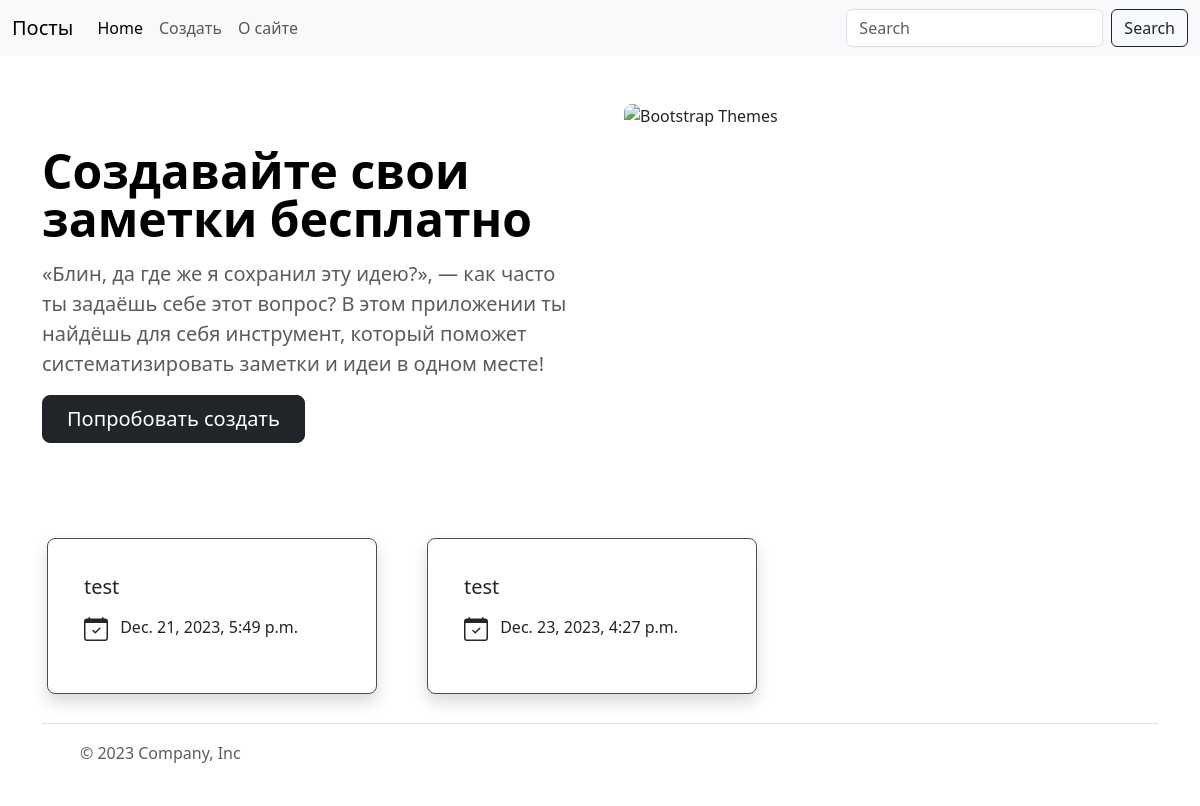
Before: / with the older database file.
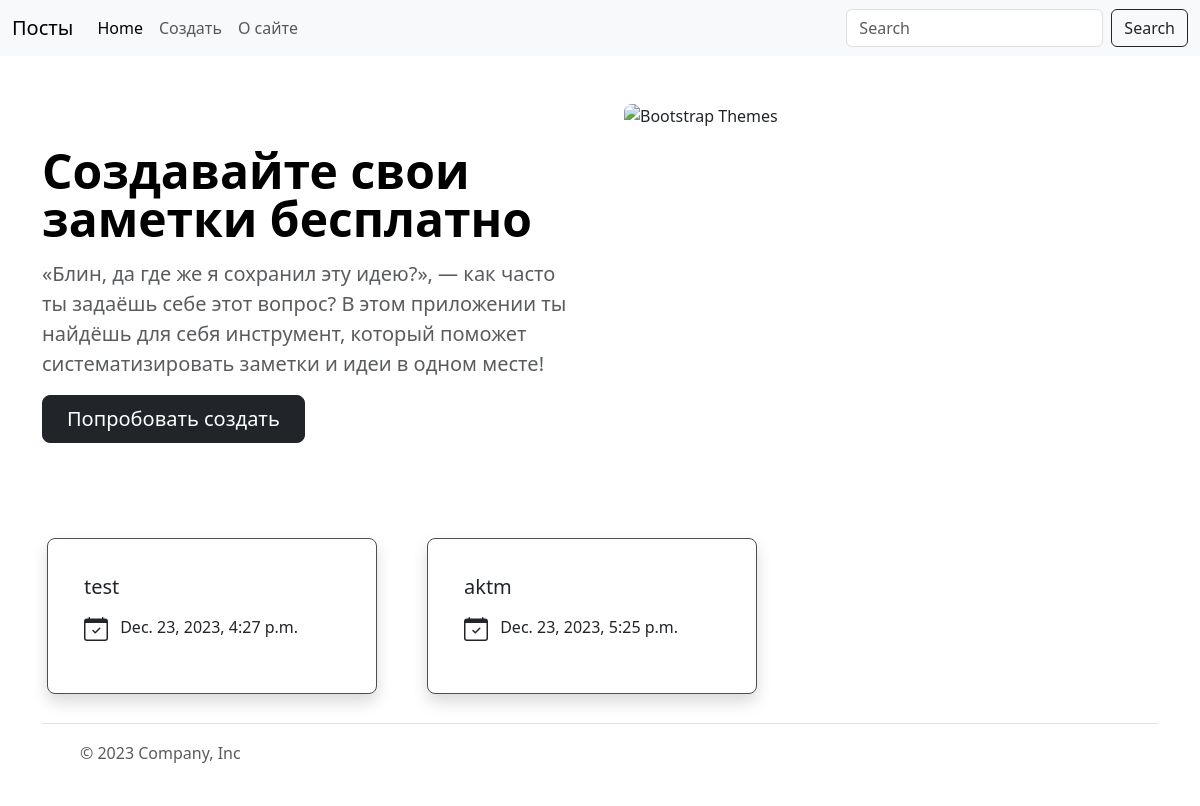
After: the same page with the newer database file.
### posts/models.py (models this page shows)
class Note(models.Model):
    uuid = models.UUIDField(primary_key=True, default=uuid.uuid4, editable=False)
    title = models.CharField(max_length=255)
    content = models.TextField()
    created_at = models.DateTimeField(auto_now_add=True)
    mode_time = models.DateTimeField(auto_now=True)

### posts/views.py (the view)
# urls.py: path("", home_page_view, name="home"),
def home_page_view(request: WSGIRequest):
    all_notes = Note.objects.all()  # Получение всех записей из таблицы этой модели.
    context: dict = {
        "notes": all_notes
    }
    return render(request, "home.html", context)

### templates/home.html (shortened to what this page needs)
{% extends 'base.html' %}
{% load static %}
{% block links %}
    <link rel="stylesheet" href="{% static 'css/main.css' %}">
{% endblock %}
{% block content %}
    <div class="container">
        {% include 'welcome.html' %}
        {% include 'posts-list.html' %}
    </div>
{% endblock %}

### templates/base.html (shortened to what this page needs)
<!DOCTYPE html>
<html lang="en">
<head>
    <link href="https://cdn.jsdelivr.net/npm/bootstrap@5.3.2/dist/css/bootstrap.min.css" rel="stylesheet">
    {% block links %}{% endblock %}
</head>
<body>
    <div>
        {% include 'menu.html' %}
    </div>
    <div>
        {% block content %}{% endblock %}
    </div>
    <div>
        {% include 'footer.html' %}
    </div>
</body>
</html>

### templates/menu.html (shortened to what this page needs)
<nav class="navbar navbar-expand-lg bg-body-tertiary">
  <div class="container-fluid">
    <a class="navbar-brand" href="/">Посты</a>
    <div class="collapse navbar-collapse" id="navbarSupportedContent">
      <ul class="navbar-nav me-auto mb-2 mb-lg-0">
        <li class="nav-item">
          <a class="nav-link active" aria-current="page" href="{% url 'home' %}">Home</a>
        </li>
        <li class="nav-item">
          <a class="nav-link" href="{% url 'create-note' %}">Создать</a>
        </li>
        <li class="nav-item">
          <a class="nav-link" href="{% url 'show-about' %}">О сайте</a>
        </li>
      </ul>
      <form class="d-flex" role="search" action="/">
        <input class="form-control me-2" type="search" placeholder="Search" aria-label="Search">
        <button class="btn btn-outline-dark" type="submit">Search</button>
      </form>
    </div>
  </div>
</nav>

### templates/welcome.html
<div class="row flex-lg-row-reverse align-items-center g-5 py-5">
  <div class="col-10 col-sm-8 col-lg-6">
    <img src="https://fonoteka.top/src.php?src=https://fonoteka.top/uploads/posts/2023-08/thumbs/1693286976_phonoteka-top-p-fon-oblachka-krasivo-1.jpg&w=460&h=320"
         class="d-block mx-lg-auto img-fluid rounded-3" alt="Bootstrap Themes" width="700" height="500" loading="lazy">
  </div>
  <div class="col-lg-6">
    <h1 class="display-5 fw-bold text-body-emphasis lh-1 mb-3">Создавайте свои заметки бесплатно</h1>
    <p class="lead"> <smal class="text-muted"> «Блин, да где же я сохранил эту идею?», — как часто ты задаёшь себе этот вопрос? В этом приложении ты найдёшь для себя инструмент, который поможет систематизировать заметки и идеи в одном месте! </smal> </p>
    <div class="d-grid gap-2 d-md-flex justify-content-md-start">
      <a href="{% url 'create-note' %}" class="btn btn-dark btn-lg px-4 me-md-2">Попробовать создать</a>
    </div>
  </div>
</div>

### templates/posts-list.html (shortened to what this page needs)
<div class="row row-cols-1 row-cols-md-3 g-4">
    {% for note in notes %}
      <div class="col">
        <div class="card shadow">
          <div class="card-body">
            <h5 class="card-title">
                <a class="text-dark text-decoration-none" href="{% url 'show-note' note.uuid %}">{{ note.title }}</a>
            </h5>
            <p class="card-text my-3">
                {{ note.created_at }}
            </p>
          </div>
        </div>
      </div>
    {% endfor %}
</div>

### templates/footer.html
<div class="container">
  <footer class="d-flex flex-wrap justify-content-between align-items-center py-3 my-4 border-top">
    <div class="col-md-4 d-flex align-items-center">
      <a href="/" class="mb-3 me-2 mb-md-0 text-body-secondary text-decoration-none lh-1">
        <svg class="bi" width="30" height="24"><use xlink:href="#bootstrap"></use></svg>
      </a>
      <span class="mb-3 mb-md-0 text-body-secondary">© 2023 Company, Inc</span>
    </div>
    <ul class="nav col-md-4 justify-content-end list-unstyled d-flex">
      <li class="ms-3"><a class="text-body-secondary" href="#"><svg class="bi" width="24" height="24"><use xlink:href="#twitter"></use></svg></a></li>
      <li class="ms-3"><a class="text-body-secondary" href="#"><svg class="bi" width="24" height="24"><use xlink:href="#instagram"></use></svg></a></li>
      <li class="ms-3"><a class="text-body-secondary" href="{% url 'show-about' %}"><svg class="bi" width="24" height="24"><use xlink:href="#facebook"> О сайте </use></svg></a></li>
    </ul>
  </footer>
</div>

### static/css/main.css (style rules this page uses)
.card { padding: 20px; margin: 5px; border-radius: 8px; border: #4e4e4e solid 1px; width: 330px; }

Changed rows visible on the page:
removed Note: title "test", created_at "Dec. 21, 2023, 5:49 p.m."
added Note: title "aktm", created_at "Dec. 23, 2023, 5:25 p.m."
